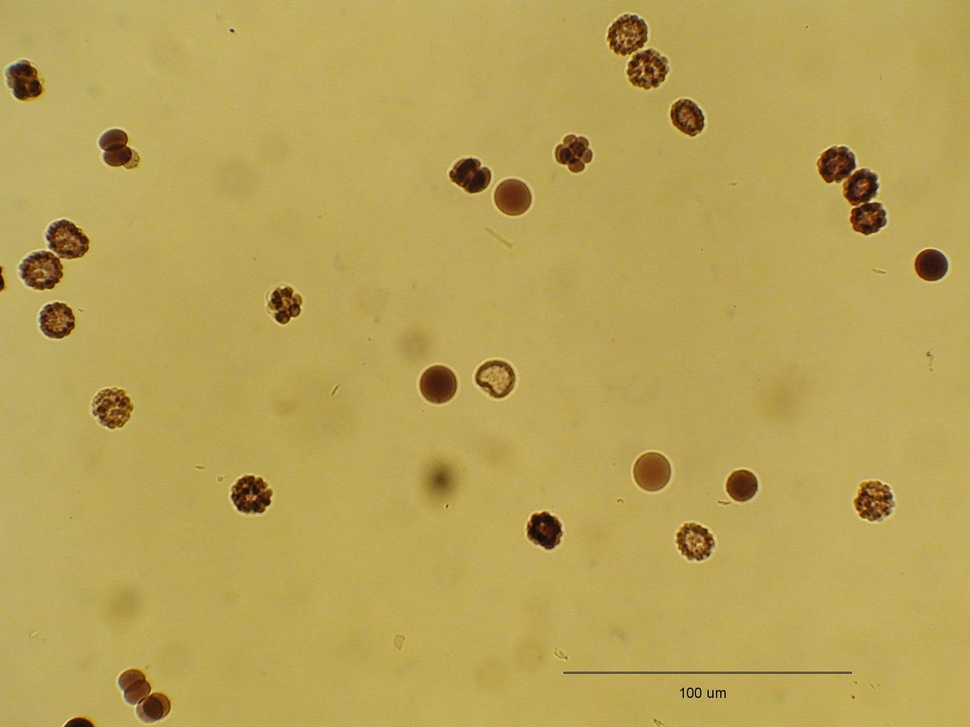
#> input picture hough/img/embryos.jpg, 970 x 727 px, shrunk from 1600 x 1200 before the run
$ python houghcircles_sample.py
#> lines starting #> are read from the running program, lines starting #| are printed output that depends on the picture; after the words box and inside, x2 and y2 are one past the last pixel; in counts of white or black regions, pixels touching at a corner belong together
import cv2
import numpy as np
from matplotlib import pyplot as plt

img = cv2.imread('img/embryos.jpg')
#> img is the input picture: shape (727, 970, 3); mean B, G, R 86.8, 163.3, 185.3
gray = cv2.cvtColor(img, cv2.COLOR_BGR2GRAY)
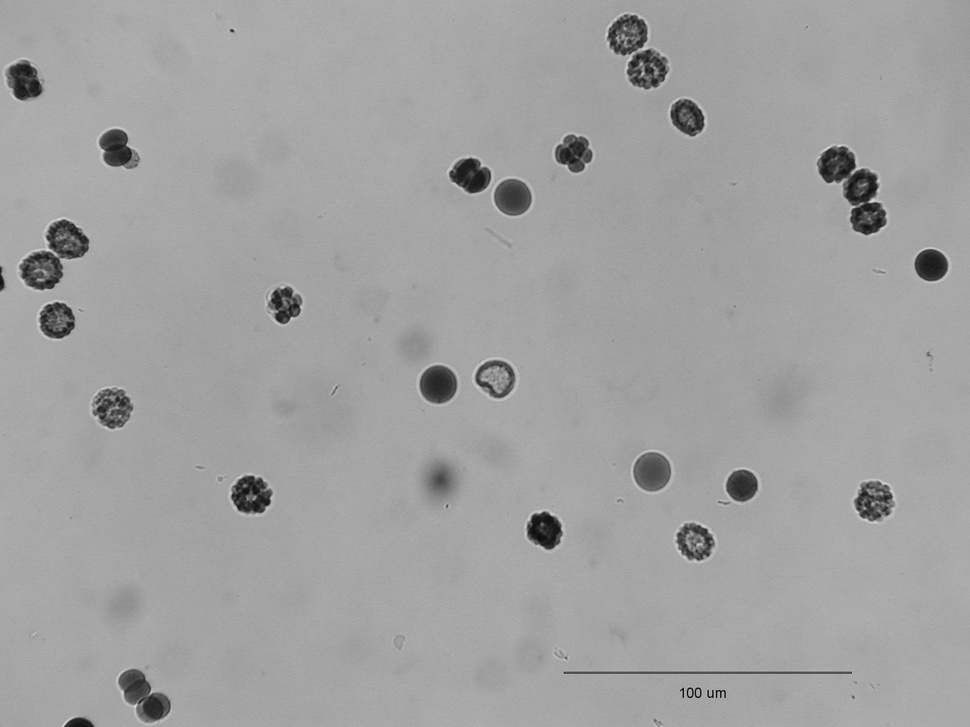
#> gray: shape (727, 970); min 5, max 223, mean 161.2
blur = cv2.medianBlur(gray, 5)

circles = cv2.HoughCircles(blur, cv2.HOUGH_GRADIENT,
                           dp=1, minDist=20, param1=50, param2=30,
                           minRadius=10, maxRadius=100)
#> circles = 21 rows, first 8: [437.5, 383.5, 18.5], [930.5, 264.5, 15.8], [651.5, 470.5, 18.8], [741.5, 485.5, 15.2], [43.5, 270.5, 18.5], [628.5, 32.5, 18.8], [512.5, 196.5, 18], [645.5, 65.5, 22.4]
circles = np.uint16(np.around(circles))
#> circles = 21 rows, first 8: [438, 384, 18], [930, 264, 16], [652, 470, 19], [742, 486, 15], [44, 270, 18], [628, 32, 19], [512, 196, 18], [646, 66, 22]
for (x, y, r) in circles[0]:
    cv2.circle(img, (x, y), r, (0, 255, 0), 2)
    cv2.circle(img, (x, y), 2, (0, 0, 255), 3)
#> this loop made 21 passes
#> (x, y, r) on passes 1 to 12: (438, 384, 18), (930, 264, 16), (652, 470, 19), (742, 486, 15), (44, 270, 18), (628, 32, 19), (512, 196, 18), (646, 66, 22), (694, 538, 21), (490, 376, 19), (64, 238, 17), (686, 118, 18)
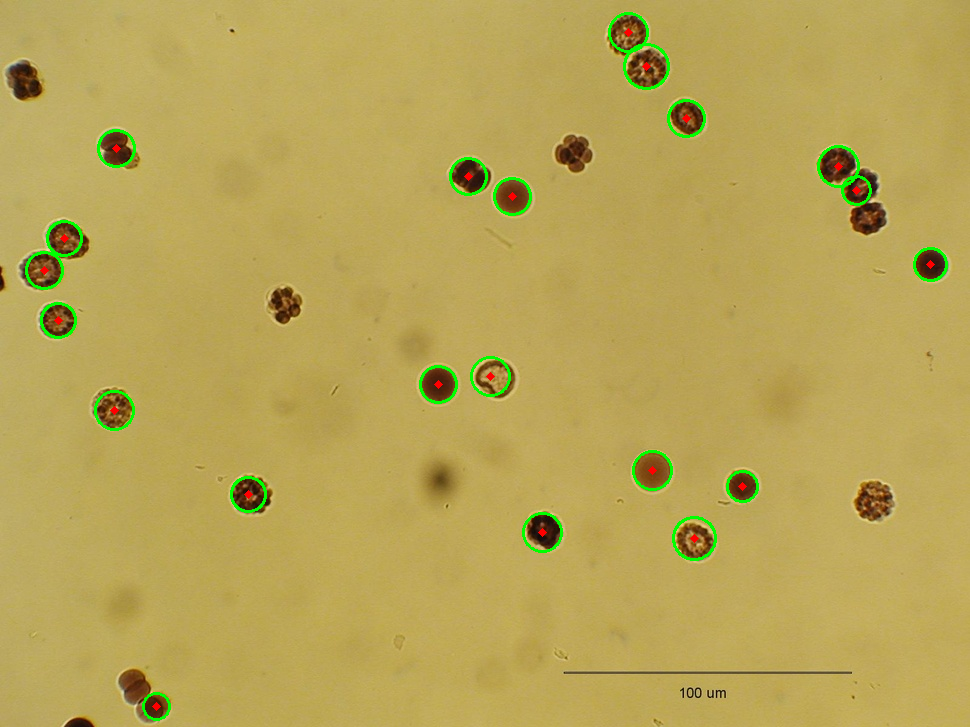
#> img: shape (727, 970, 3); 1.12% of pixels changed, all inside (x1, y1, x2, y2) = (25, 12, 948, 721)
plt.imshow(cv2.cvtColor(img, cv2.COLOR_BGR2RGB)),plt.xticks([]),plt.yticks([])
plt.show()
